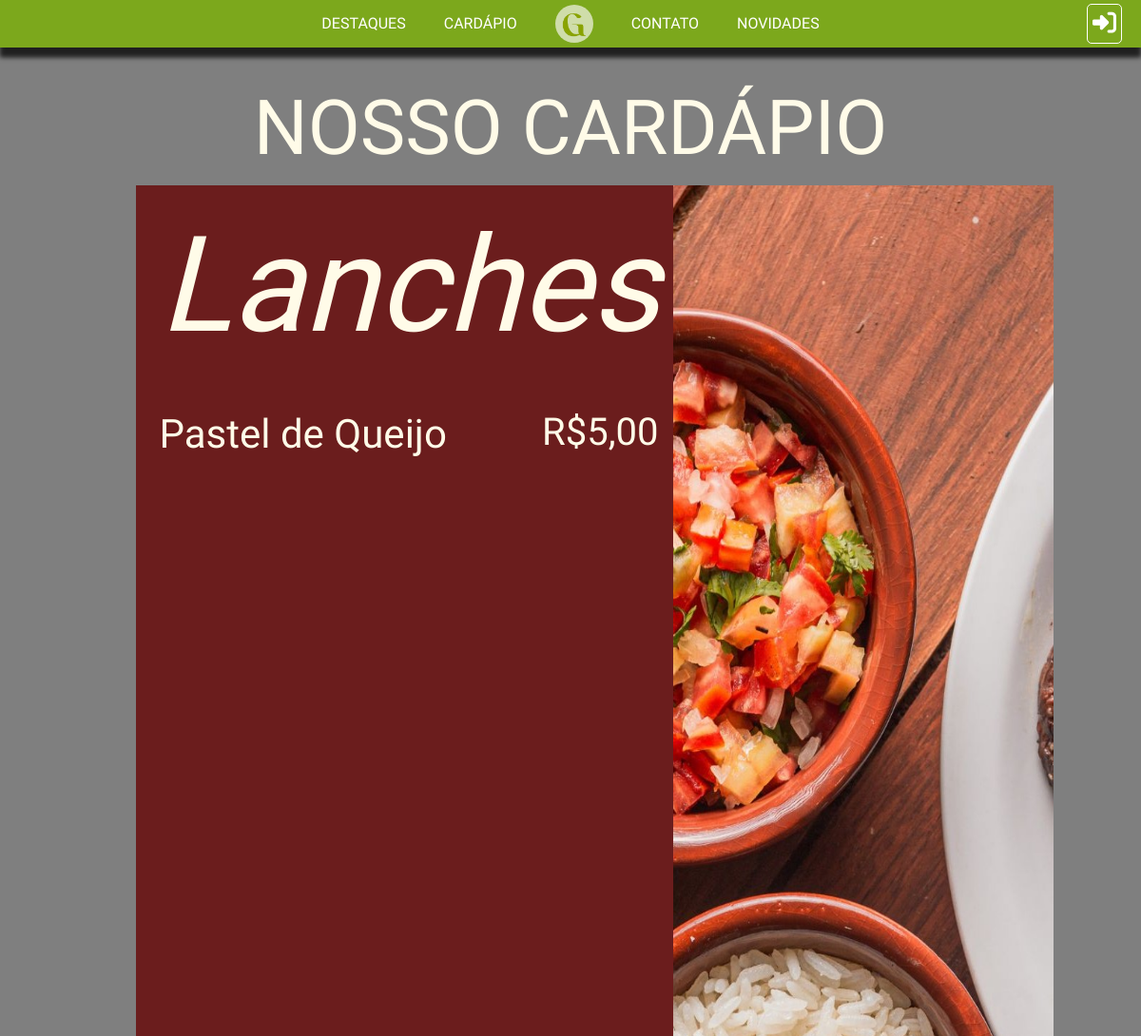
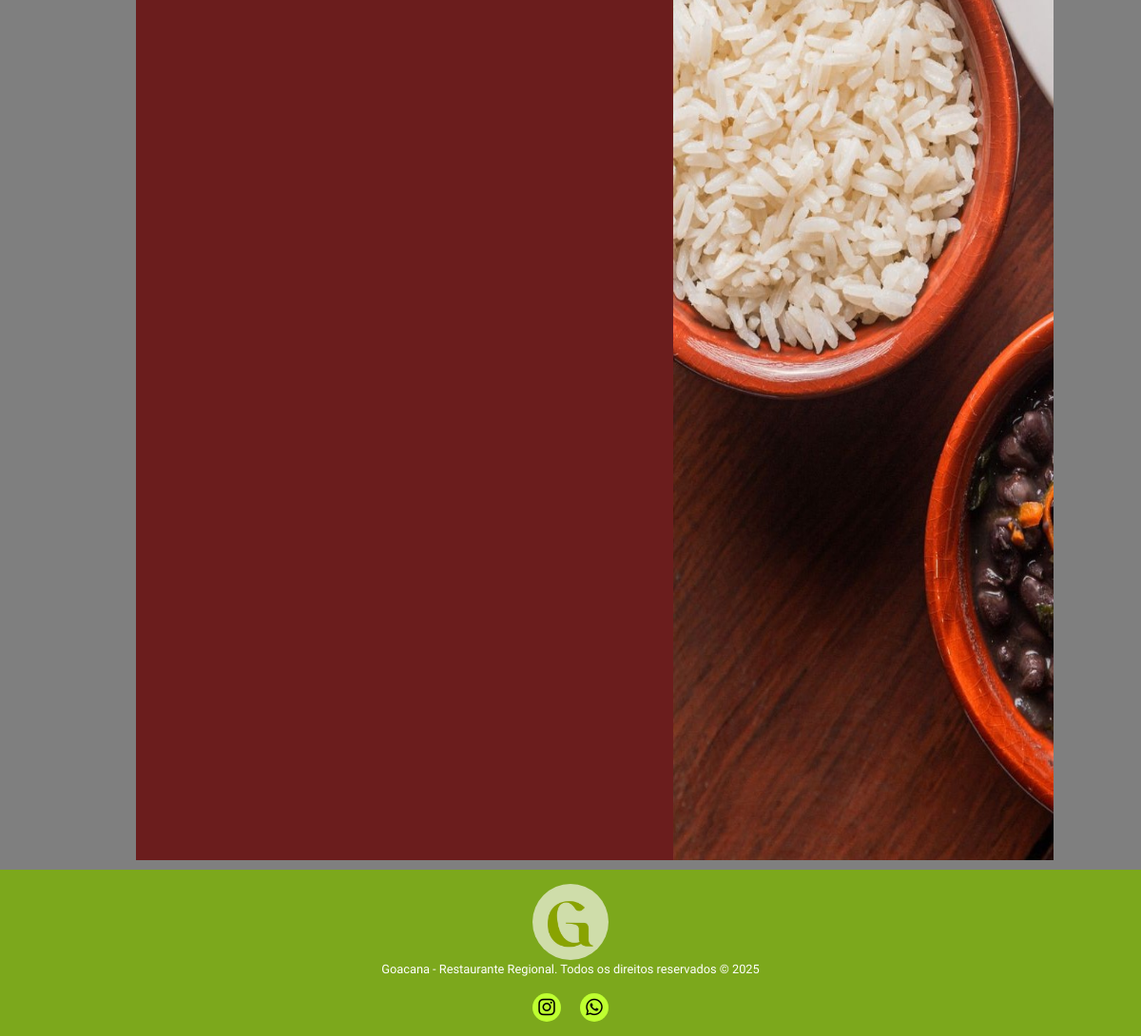
Screenshot of /cardv2 with the database file from the repository (2 pictures, top to bottom).
### core/models.py (models this page shows, shortened)
class TB_CATEGORIAS(models.Model):
    Nome = models.CharField(max_length=45)
    Ordem = models.IntegerField()

class TB_PRATOS(models.Model):
    Nome = models.CharField(max_length=45, null=False)
    Disponibilidade = models.BooleanField(default=True)
    Destaque = models.BooleanField(default=False)
    Preco = models.DecimalField(null=False, decimal_places=2, max_digits=6)
    Imagem = models.ImageField(upload_to='pratos/', null=True, blank=True)
    Categoria = models.ForeignKey('TB_CATEGORIAS', on_delete=models.PROTECT, null=False)

### core/views.py (the view)
# urls.py: path('cardv2', cardv2, name='cardv2'),
def cardv2 (request):
    lista_pratos = TB_PRATOS.objects.filter(Disponibilidade=True)
    lista_cat_pratos = TB_PRATOS.objects.filter(Disponibilidade=True).values_list('Categoria_id', flat=True)
    lista_cat = TB_CATEGORIAS.objects.all().order_by('Ordem')
    acomp = TB_ACOMPANHAMENTOS.objects.all
    randomn = []
    for cat in lista_cat:
        randomn.append(random.randint(1,3))
    contexto = {'lista_pratos': lista_pratos, 'lista_cat': lista_cat, 'acomp': acomp, 'active': lista_cat_pratos, 'aleatorio': randomn}
    return render (request, 'cardv2.html', contexto)

### core/templates/cardv2.html (shortened to what this page needs)
{% extends 'base/base.html' %}
{% load static %}
{% block 'header' %}
<link rel="stylesheet" href="{% static 'CSS/cardapiodos.css' %}">
{% endblock %}
{% block 'content' %}
<div class="titulo-principal">NOSSO CARDÁPIO</div>
{% for cat in lista_cat %}
    {% if cat.id in active %}
    <div class="container1">
        <div class="info-side">
            <div class="titulo">{{ cat.Nome }}</div>
            {% for prato in lista_pratos %}
                {% if prato.Categoria_id == cat.id %}
                    <div class="comida">
                        <div class="titulo-comidas">{{ prato.Nome }}<p>R${{ prato.Preco }}</p></div>
                    </div>
                {% endif %}
            {% endfor %}
        </div>
        <div class="imagem">
            <img class="pag2" width="400px" height="1800px" src="{% static 'images/pag2.jpg' %}">
        </div>
    </div>
    {% endif %}
{% endfor %}
{% endblock %}

### core/static/CSS/geral.css (style rules this page uses)
* { box-sizing: border-box !important; }
html { scroll-behavior: smooth; overflow-x: hidden; }
body { margin: 0; font-family: "IM Fell English", serif !important; overflow-x: hidden; }

### core/static/CSS/cardapiodos.css (style rules this page uses)
body { background: linear-gradient(rgba(0, 0, 0, 0.5), rgba(0, 0, 0, 0.5)), url('../images/IndexBanner.jpg'); background-repeat: repeat; }
.titulo { width: 615px; color: rgb(255, 251, 232); text-align: left; font-family: "Lavishly Yours", cursive; font-style: italic; padding-left: 75px; font-size: 140px; padding-bottom: 20px; }
.titulo-principal { text-align: center; justify-content: center; margin-top: 75px; color: rgb(255, 251, 232); font-size: 80px; font-family: "IM Fell Double Pica", serif; }
.comida { min-width: 500px; margin-left: 75px; margin-bottom: 20px; }
.container1 { background-color: #6b1d1d; display: flex; justify-content: center; margin: 0 auto; margin-bottom: 10px; width: 915px; }

### rows the page displays
TB_CATEGORIAS: Nome "Lanches"
TB_PRATOS: Nome "Pastel de Queijo", Preco "5,00"
